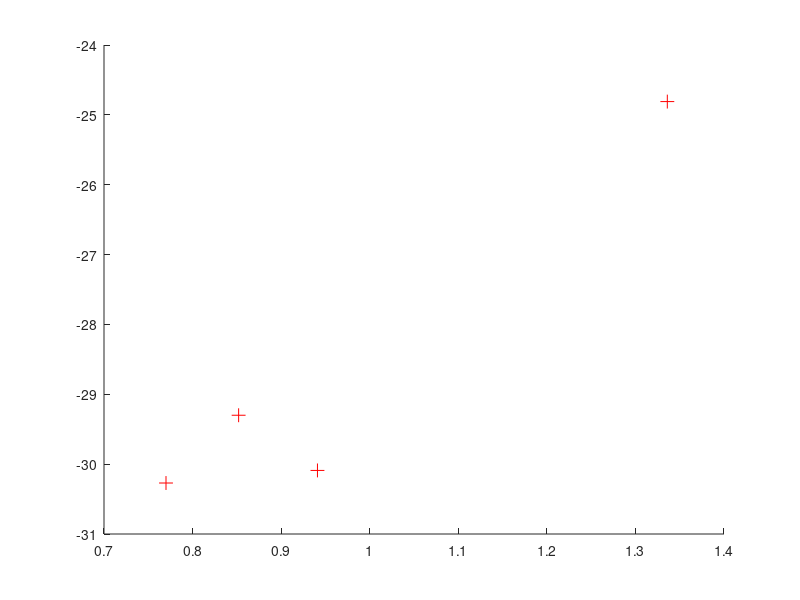

MATLAB code for this plot:
function specDemoHelper1
X = [0.770, .852,.941,1.336];
Y = [-30.27,-29.3, -30.09,-24.81];
hold on;
plot(X,Y,'r+','MarkerSize',10);
hold off;
display('770 Hz, 852 Hz, 941 Hz and 1.336 KHz');
display('770 Hz and 1.336 KHz -> 5 ');
display('852 Hz and 1.336 KHz -> 8 ');
display('941 Hz and 1.336 KHz -> 0 ');